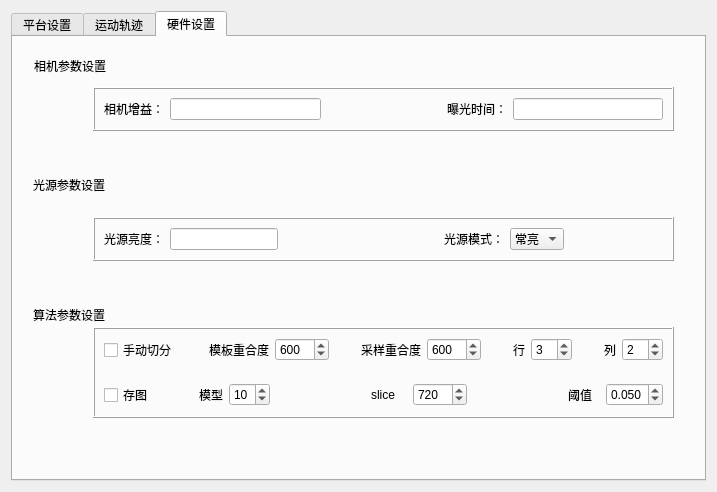
<?xml version="1.0" encoding="UTF-8"?>
<ui version="4.0">
 <class>Dialog</class>
 <widget class="QDialog" name="Dialog">
  <property name="geometry">
   <rect>
    <x>0</x>
    <y>0</y>
    <width>717</width>
    <height>492</height>
   </rect>
  </property>
  <property name="windowTitle">
   <string>系统参数设置</string>
  </property>
  <layout class="QGridLayout" name="gridLayout">
   <item row="0" column="0">
    <widget class="QTabWidget" name="tabWidget">
     <property name="currentIndex">
      <number>2</number>
     </property>
     <widget class="QWidget" name="tab_platform">
      <attribute name="title">
       <string>平台设置</string>
      </attribute>
      <layout class="QGridLayout" name="gridLayout_2">
       <item row="0" column="0">
        <layout class="QFormLayout" name="formLayout">
         <property name="formAlignment">
          <set>Qt::AlignCenter</set>
         </property>
         <item row="0" column="0">
          <widget class="QLabel" name="label_x_speed">
           <property name="text">
            <string>X轴速度：</string>
           </property>
          </widget>
         </item>
         <item row="0" column="1">
          <widget class="QLineEdit" name="lineEdit_x_speed"/>
         </item>
         <item row="2" column="0">
          <widget class="QLabel" name="label_x_acceleration">
           <property name="text">
            <string>X轴加速度：</string>
           </property>
          </widget>
         </item>
         <item row="2" column="1">
          <widget class="QLineEdit" name="lineEdit_x_acceleration"/>
         </item>
         <item row="4" column="0">
          <widget class="QLabel" name="label_x_distance">
           <property name="text">
            <string>X轴运动距离：</string>
           </property>
          </widget>
         </item>
         <item row="4" column="1">
          <widget class="QLineEdit" name="lineEdit_x_distance"/>
         </item>
         <item row="6" column="0">
          <widget class="QLabel" name="label_x_absolute_position">
           <property name="text">
            <string>X轴绝对位置：</string>
           </property>
          </widget>
         </item>
         <item row="6" column="1">
          <widget class="QLineEdit" name="lineEdit_x_absolute_position"/>
         </item>
         <item row="8" column="1">
          <widget class="QLineEdit" name="lineEdit_x_relative_position"/>
         </item>
         <item row="8" column="0">
          <widget class="QLabel" name="label_x_relative_position">
           <property name="text">
            <string>X轴相对位置：</string>
           </property>
          </widget>
         </item>
         <item row="1" column="1">
          <spacer name="verticalSpacer">
           <property name="orientation">
            <enum>Qt::Vertical</enum>
           </property>
           <property name="sizeType">
            <enum>QSizePolicy::Fixed</enum>
           </property>
           <property name="sizeHint" stdset="0">
            <size>
             <width>10</width>
             <height>10</height>
            </size>
           </property>
          </spacer>
         </item>
         <item row="3" column="1">
          <spacer name="verticalSpacer_2">
           <property name="orientation">
            <enum>Qt::Vertical</enum>
           </property>
           <property name="sizeType">
            <enum>QSizePolicy::Fixed</enum>
           </property>
           <property name="sizeHint" stdset="0">
            <size>
             <width>10</width>
             <height>10</height>
            </size>
           </property>
          </spacer>
         </item>
         <item row="5" column="1">
          <spacer name="verticalSpacer_3">
           <property name="orientation">
            <enum>Qt::Vertical</enum>
           </property>
           <property name="sizeType">
            <enum>QSizePolicy::Fixed</enum>
           </property>
           <property name="sizeHint" stdset="0">
            <size>
             <width>10</width>
             <height>10</height>
            </size>
           </property>
          </spacer>
         </item>
         <item row="7" column="1">
          <spacer name="verticalSpacer_4">
           <property name="orientation">
            <enum>Qt::Vertical</enum>
           </property>
           <property name="sizeType">
            <enum>QSizePolicy::Fixed</enum>
           </property>
           <property name="sizeHint" stdset="0">
            <size>
             <width>10</width>
             <height>10</height>
            </size>
           </property>
          </spacer>
         </item>
        </layout>
       </item>
       <item row="0" column="1">
        <layout class="QFormLayout" name="formLayout_2">
         <property name="formAlignment">
          <set>Qt::AlignCenter</set>
         </property>
         <item row="0" column="0">
          <widget class="QLabel" name="label_y_speed">
           <property name="text">
            <string>Y轴速度：</string>
           </property>
          </widget>
         </item>
         <item row="0" column="1">
          <widget class="QLineEdit" name="lineEdit_y_speed"/>
         </item>
         <item row="2" column="0">
          <widget class="QLabel" name="label_y_acceleration">
           <property name="text">
            <string>Y轴加速度：</string>
           </property>
          </widget>
         </item>
         <item row="2" column="1">
          <widget class="QLineEdit" name="lineEdit_y_acceleration"/>
         </item>
         <item row="4" column="0">
          <widget class="QLabel" name="label_y_distance">
           <property name="text">
            <string>Y轴运动距离：</string>
           </property>
          </widget>
         </item>
         <item row="4" column="1">
          <widget class="QLineEdit" name="lineEdit_y_distance"/>
         </item>
         <item row="6" column="0">
          <widget class="QLabel" name="label_y_absolute_position">
           <property name="text">
            <string>Y轴绝对位置：</string>
           </property>
          </widget>
         </item>
         <item row="6" column="1">
          <widget class="QLineEdit" name="lineEdit_y_absolute_position"/>
         </item>
         <item row="8" column="1">
          <widget class="QLineEdit" name="lineEdit_y_relative_position"/>
         </item>
         <item row="8" column="0">
          <widget class="QLabel" name="label_y_relative_position">
           <property name="text">
            <string>Y轴相对位置：</string>
           </property>
          </widget>
         </item>
         <item row="1" column="1">
          <spacer name="verticalSpacer_5">
           <property name="orientation">
            <enum>Qt::Vertical</enum>
           </property>
           <property name="sizeType">
            <enum>QSizePolicy::Fixed</enum>
           </property>
           <property name="sizeHint" stdset="0">
            <size>
             <width>10</width>
             <height>10</height>
            </size>
           </property>
          </spacer>
         </item>
         <item row="3" column="1">
          <spacer name="verticalSpacer_6">
           <property name="orientation">
            <enum>Qt::Vertical</enum>
           </property>
           <property name="sizeType">
            <enum>QSizePolicy::Fixed</enum>
           </property>
           <property name="sizeHint" stdset="0">
            <size>
             <width>10</width>
             <height>10</height>
            </size>
           </property>
          </spacer>
         </item>
         <item row="5" column="1">
          <spacer name="verticalSpacer_7">
           <property name="orientation">
            <enum>Qt::Vertical</enum>
           </property>
           <property name="sizeType">
            <enum>QSizePolicy::Fixed</enum>
           </property>
           <property name="sizeHint" stdset="0">
            <size>
             <width>10</width>
             <height>10</height>
            </size>
           </property>
          </spacer>
         </item>
         <item row="7" column="1">
          <spacer name="verticalSpacer_8">
           <property name="orientation">
            <enum>Qt::Vertical</enum>
           </property>
           <property name="sizeType">
            <enum>QSizePolicy::Fixed</enum>
           </property>
           <property name="sizeHint" stdset="0">
            <size>
             <width>10</width>
             <height>10</height>
            </size>
           </property>
          </spacer>
         </item>
        </layout>
       </item>
       <item row="0" column="2">
        <layout class="QFormLayout" name="formLayout_3">
         <property name="formAlignment">
          <set>Qt::AlignCenter</set>
         </property>
         <item row="0" column="0">
          <widget class="QLabel" name="label_z_speed">
           <property name="text">
            <string>Z轴速度：</string>
           </property>
          </widget>
         </item>
         <item row="0" column="1">
          <widget class="QLineEdit" name="lineEdit_z_speed"/>
         </item>
         <item row="2" column="0">
          <widget class="QLabel" name="label_z_acceleration">
           <property name="text">
            <string>Z轴加速度：</string>
           </property>
          </widget>
         </item>
         <item row="2" column="1">
          <widget class="QLineEdit" name="lineEdit_z_acceleration"/>
         </item>
         <item row="4" column="0">
          <widget class="QLabel" name="label_z_distance">
           <property name="text">
            <string>Z轴运动距离：</string>
           </property>
          </widget>
         </item>
         <item row="4" column="1">
          <widget class="QLineEdit" name="lineEdit_z_distance"/>
         </item>
         <item row="6" column="0">
          <widget class="QLabel" name="label_z_absolute_position">
           <property name="text">
            <string>Z轴绝对位置：</string>
           </property>
          </widget>
         </item>
         <item row="6" column="1">
          <widget class="QLineEdit" name="lineEdit_z_absolute_position"/>
         </item>
         <item row="8" column="1">
          <widget class="QLineEdit" name="lineEdit_z_relative_position"/>
         </item>
         <item row="8" column="0">
          <widget class="QLabel" name="label_z_relative_position">
           <property name="text">
            <string>Z轴相对位置：</string>
           </property>
          </widget>
         </item>
         <item row="1" column="1">
          <spacer name="verticalSpacer_9">
           <property name="orientation">
            <enum>Qt::Vertical</enum>
           </property>
           <property name="sizeType">
            <enum>QSizePolicy::Fixed</enum>
           </property>
           <property name="sizeHint" stdset="0">
            <size>
             <width>10</width>
             <height>10</height>
            </size>
           </property>
          </spacer>
         </item>
         <item row="3" column="1">
          <spacer name="verticalSpacer_10">
           <property name="orientation">
            <enum>Qt::Vertical</enum>
           </property>
           <property name="sizeType">
            <enum>QSizePolicy::Fixed</enum>
           </property>
           <property name="sizeHint" stdset="0">
            <size>
             <width>10</width>
             <height>10</height>
            </size>
           </property>
          </spacer>
         </item>
         <item row="5" column="1">
          <spacer name="verticalSpacer_11">
           <property name="orientation">
            <enum>Qt::Vertical</enum>
           </property>
           <property name="sizeType">
            <enum>QSizePolicy::Fixed</enum>
           </property>
           <property name="sizeHint" stdset="0">
            <size>
             <width>10</width>
             <height>10</height>
            </size>
           </property>
          </spacer>
         </item>
         <item row="7" column="1">
          <spacer name="verticalSpacer_12">
           <property name="orientation">
            <enum>Qt::Vertical</enum>
           </property>
           <property name="sizeType">
            <enum>QSizePolicy::Fixed</enum>
           </property>
           <property name="sizeHint" stdset="0">
            <size>
             <width>10</width>
             <height>10</height>
            </size>
           </property>
          </spacer>
         </item>
        </layout>
       </item>
      </layout>
     </widget>
     <widget class="QWidget" name="tab">
      <attribute name="title">
       <string>运动轨迹</string>
      </attribute>
      <widget class="QWidget" name="layoutWidget">
       <property name="geometry">
        <rect>
         <x>0</x>
         <y>0</y>
         <width>258</width>
         <height>345</height>
        </rect>
       </property>
       <layout class="QFormLayout" name="formLayout_9">
        <item row="0" column="0">
         <widget class="QLabel" name="label_5">
          <property name="text">
           <string>X轴速度：</string>
          </property>
         </widget>
        </item>
        <item row="0" column="1">
         <widget class="QLineEdit" name="default_x_velocity_lineEdit"/>
        </item>
        <item row="1" column="1">
         <spacer name="verticalSpacer_31">
          <property name="orientation">
           <enum>Qt::Vertical</enum>
          </property>
          <property name="sizeHint" stdset="0">
           <size>
            <width>20</width>
            <height>40</height>
           </size>
          </property>
         </spacer>
        </item>
        <item row="2" column="0">
         <widget class="QLabel" name="label_10">
          <property name="text">
           <string>X轴加速度：</string>
          </property>
         </widget>
        </item>
        <item row="2" column="1">
         <widget class="QLineEdit" name="default_x_acceleration_lineEdit"/>
        </item>
        <item row="3" column="1">
         <spacer name="verticalSpacer_32">
          <property name="orientation">
           <enum>Qt::Vertical</enum>
          </property>
          <property name="sizeHint" stdset="0">
           <size>
            <width>20</width>
            <height>40</height>
           </size>
          </property>
         </spacer>
        </item>
        <item row="4" column="0">
         <widget class="QLabel" name="label_6">
          <property name="text">
           <string>初始位置：</string>
          </property>
         </widget>
        </item>
        <item row="4" column="1">
         <widget class="QLineEdit" name="default_x_position_lineEdit"/>
        </item>
        <item row="5" column="1">
         <spacer name="verticalSpacer_35">
          <property name="orientation">
           <enum>Qt::Vertical</enum>
          </property>
          <property name="sizeHint" stdset="0">
           <size>
            <width>20</width>
            <height>40</height>
           </size>
          </property>
         </spacer>
        </item>
        <item row="6" column="0">
         <widget class="QLabel" name="label">
          <property name="text">
           <string>板宽：</string>
          </property>
         </widget>
        </item>
        <item row="6" column="1">
         <widget class="QLineEdit" name="board_width_lineEdit"/>
        </item>
        <item row="7" column="1">
         <spacer name="verticalSpacer_37">
          <property name="orientation">
           <enum>Qt::Vertical</enum>
          </property>
          <property name="sizeHint" stdset="0">
           <size>
            <width>20</width>
            <height>40</height>
           </size>
          </property>
         </spacer>
        </item>
        <item row="8" column="1">
         <widget class="QLineEdit" name="board_height_lineEdit"/>
        </item>
        <item row="8" column="0">
         <widget class="QLabel" name="label_3">
          <property name="text">
           <string>板高：</string>
          </property>
         </widget>
        </item>
       </layout>
      </widget>
      <widget class="QWidget" name="layoutWidget">
       <property name="geometry">
        <rect>
         <x>357</x>
         <y>10</y>
         <width>279</width>
         <height>381</height>
        </rect>
       </property>
       <layout class="QFormLayout" name="formLayout_5">
        <item row="0" column="0">
         <widget class="QLabel" name="label_7">
          <property name="text">
           <string>Y轴速度：</string>
          </property>
         </widget>
        </item>
        <item row="0" column="1">
         <widget class="QLineEdit" name="default_y_velocity_lineEdit"/>
        </item>
        <item row="1" column="1">
         <spacer name="verticalSpacer_34">
          <property name="orientation">
           <enum>Qt::Vertical</enum>
          </property>
          <property name="sizeHint" stdset="0">
           <size>
            <width>20</width>
            <height>40</height>
           </size>
          </property>
         </spacer>
        </item>
        <item row="2" column="0">
         <widget class="QLabel" name="label_8">
          <property name="text">
           <string>Y轴加速度：</string>
          </property>
         </widget>
        </item>
        <item row="2" column="1">
         <widget class="QLineEdit" name="default_y_acceleration_lineEdit"/>
        </item>
        <item row="3" column="1">
         <spacer name="verticalSpacer_36">
          <property name="orientation">
           <enum>Qt::Vertical</enum>
          </property>
          <property name="sizeHint" stdset="0">
           <size>
            <width>20</width>
            <height>40</height>
           </size>
          </property>
         </spacer>
        </item>
        <item row="4" column="0">
         <widget class="QLabel" name="label_9">
          <property name="text">
           <string>初始位置：</string>
          </property>
         </widget>
        </item>
        <item row="4" column="1">
         <widget class="QLineEdit" name="default_y_position_lineEdit"/>
        </item>
        <item row="5" column="1">
         <spacer name="verticalSpacer_33">
          <property name="orientation">
           <enum>Qt::Vertical</enum>
          </property>
          <property name="sizeHint" stdset="0">
           <size>
            <width>20</width>
            <height>40</height>
           </size>
          </property>
         </spacer>
        </item>
        <item row="6" column="0">
         <widget class="QLabel" name="label_2">
          <property name="text">
           <string>横向移动距离：</string>
          </property>
         </widget>
        </item>
        <item row="6" column="1">
         <widget class="QLineEdit" name="movement_distance_lineEdit"/>
        </item>
        <item row="7" column="1">
         <spacer name="verticalSpacer_38">
          <property name="orientation">
           <enum>Qt::Vertical</enum>
          </property>
          <property name="sizeHint" stdset="0">
           <size>
            <width>20</width>
            <height>38</height>
           </size>
          </property>
         </spacer>
        </item>
        <item row="8" column="0">
         <widget class="QLabel" name="label_11">
          <property name="text">
           <string>行高：</string>
          </property>
         </widget>
        </item>
        <item row="8" column="1">
         <widget class="QLineEdit" name="lineEdit_crop_height"/>
        </item>
        <item row="10" column="1">
         <widget class="QPushButton" name="confirm_button">
          <property name="text">
           <string>确定</string>
          </property>
         </widget>
        </item>
        <item row="9" column="1">
         <spacer name="verticalSpacer_17">
          <property name="orientation">
           <enum>Qt::Vertical</enum>
          </property>
          <property name="sizeHint" stdset="0">
           <size>
            <width>20</width>
            <height>40</height>
           </size>
          </property>
         </spacer>
        </item>
       </layout>
      </widget>
     </widget>
     <widget class="QWidget" name="tab_camera">
      <attribute name="title">
       <string>硬件设置</string>
      </attribute>
      <widget class="QFrame" name="frame">
       <property name="geometry">
        <rect>
         <x>80</x>
         <y>50</y>
         <width>581</width>
         <height>44</height>
        </rect>
       </property>
       <property name="frameShape">
        <enum>QFrame::Box</enum>
       </property>
       <property name="frameShadow">
        <enum>QFrame::Raised</enum>
       </property>
       <layout class="QHBoxLayout" name="horizontalLayout_3">
        <item>
         <layout class="QHBoxLayout" name="horizontalLayout">
          <item>
           <widget class="QLabel" name="label_gain">
            <property name="text">
             <string>相机增益：</string>
            </property>
           </widget>
          </item>
          <item>
           <widget class="QLineEdit" name="lineEdit_gain"/>
          </item>
          <item>
           <spacer name="horizontalSpacer_6">
            <property name="orientation">
             <enum>Qt::Horizontal</enum>
            </property>
            <property name="sizeType">
             <enum>QSizePolicy::Fixed</enum>
            </property>
            <property name="sizeHint" stdset="0">
             <size>
              <width>60</width>
              <height>20</height>
             </size>
            </property>
           </spacer>
          </item>
         </layout>
        </item>
        <item>
         <layout class="QHBoxLayout" name="horizontalLayout_2">
          <item>
           <spacer name="horizontalSpacer_4">
            <property name="orientation">
             <enum>Qt::Horizontal</enum>
            </property>
            <property name="sizeType">
             <enum>QSizePolicy::Fixed</enum>
            </property>
            <property name="sizeHint" stdset="0">
             <size>
              <width>60</width>
              <height>20</height>
             </size>
            </property>
           </spacer>
          </item>
          <item>
           <widget class="QLabel" name="label_times">
            <property name="text">
             <string>曝光时间：</string>
            </property>
           </widget>
          </item>
          <item>
           <widget class="QLineEdit" name="lineEdit_times"/>
          </item>
         </layout>
        </item>
       </layout>
      </widget>
      <widget class="QLabel" name="label_4">
       <property name="geometry">
        <rect>
         <x>21</x>
         <y>21</y>
         <width>72</width>
         <height>16</height>
        </rect>
       </property>
       <property name="text">
        <string>相机参数设置</string>
       </property>
      </widget>
      <widget class="QFrame" name="frame_2">
       <property name="geometry">
        <rect>
         <x>80</x>
         <y>180</y>
         <width>581</width>
         <height>44</height>
        </rect>
       </property>
       <property name="frameShape">
        <enum>QFrame::Box</enum>
       </property>
       <property name="frameShadow">
        <enum>QFrame::Raised</enum>
       </property>
       <layout class="QHBoxLayout" name="horizontalLayout_6">
        <item>
         <layout class="QHBoxLayout" name="horizontalLayout_4">
          <item>
           <widget class="QLabel" name="label_light1">
            <property name="text">
             <string>光源亮度：</string>
            </property>
           </widget>
          </item>
          <item>
           <widget class="QLineEdit" name="lineEdit_light">
            <property name="sizePolicy">
             <sizepolicy hsizetype="Preferred" vsizetype="Fixed">
              <horstretch>0</horstretch>
              <verstretch>0</verstretch>
             </sizepolicy>
            </property>
           </widget>
          </item>
          <item>
           <spacer name="horizontalSpacer_8">
            <property name="orientation">
             <enum>Qt::Horizontal</enum>
            </property>
            <property name="sizeType">
             <enum>QSizePolicy::Preferred</enum>
            </property>
            <property name="sizeHint" stdset="0">
             <size>
              <width>60</width>
              <height>20</height>
             </size>
            </property>
           </spacer>
          </item>
         </layout>
        </item>
        <item>
         <layout class="QHBoxLayout" name="horizontalLayout_5">
          <item>
           <spacer name="horizontalSpacer">
            <property name="orientation">
             <enum>Qt::Horizontal</enum>
            </property>
            <property name="sizeHint" stdset="0">
             <size>
              <width>40</width>
              <height>20</height>
             </size>
            </property>
           </spacer>
          </item>
          <item>
           <widget class="QLabel" name="label_light2">
            <property name="text">
             <string>光源模式：</string>
            </property>
           </widget>
          </item>
          <item>
           <widget class="QComboBox" name="comboBox_light_mode">
            <item>
             <property name="text">
              <string>常亮</string>
             </property>
            </item>
            <item>
             <property name="text">
              <string>常灭</string>
             </property>
            </item>
           </widget>
          </item>
          <item>
           <spacer name="horizontalSpacer_5">
            <property name="orientation">
             <enum>Qt::Horizontal</enum>
            </property>
            <property name="sizeHint" stdset="0">
             <size>
              <width>60</width>
              <height>20</height>
             </size>
            </property>
           </spacer>
          </item>
         </layout>
        </item>
       </layout>
      </widget>
      <widget class="QLabel" name="label_12">
       <property name="geometry">
        <rect>
         <x>20</x>
         <y>140</y>
         <width>72</width>
         <height>16</height>
        </rect>
       </property>
       <property name="text">
        <string>光源参数设置</string>
       </property>
      </widget>
      <widget class="QFrame" name="frame_3">
       <property name="geometry">
        <rect>
         <x>80</x>
         <y>290</y>
         <width>581</width>
         <height>91</height>
        </rect>
       </property>
       <property name="frameShape">
        <enum>QFrame::Box</enum>
       </property>
       <property name="frameShadow">
        <enum>QFrame::Raised</enum>
       </property>
       <layout class="QVBoxLayout" name="verticalLayout_2">
        <item>
         <layout class="QVBoxLayout" name="verticalLayout">
          <item>
           <layout class="QHBoxLayout" name="horizontalLayout_9">
            <item>
             <widget class="QCheckBox" name="checkBox_Autosplit">
              <property name="text">
               <string>手动切分</string>
              </property>
              <property name="tristate">
               <bool>false</bool>
              </property>
             </widget>
            </item>
            <item>
             <spacer name="horizontalSpacer_10">
              <property name="orientation">
               <enum>Qt::Horizontal</enum>
              </property>
              <property name="sizeHint" stdset="0">
               <size>
                <width>40</width>
                <height>20</height>
               </size>
              </property>
             </spacer>
            </item>
            <item>
             <widget class="QLabel" name="label_15">
              <property name="text">
               <string>模板重合度</string>
              </property>
             </widget>
            </item>
            <item>
             <widget class="QSpinBox" name="spinBox_overlap_temp">
              <property name="maximum">
               <number>1500</number>
              </property>
              <property name="value">
               <number>600</number>
              </property>
             </widget>
            </item>
            <item>
             <spacer name="horizontalSpacer_11">
              <property name="orientation">
               <enum>Qt::Horizontal</enum>
              </property>
              <property name="sizeHint" stdset="0">
               <size>
                <width>40</width>
                <height>20</height>
               </size>
              </property>
             </spacer>
            </item>
            <item>
             <widget class="QLabel" name="label_20">
              <property name="text">
               <string>采样重合度</string>
              </property>
             </widget>
            </item>
            <item>
             <widget class="QSpinBox" name="spinBox_overlap_samp">
              <property name="maximum">
               <number>1500</number>
              </property>
              <property name="value">
               <number>600</number>
              </property>
             </widget>
            </item>
            <item>
             <spacer name="horizontalSpacer_7">
              <property name="orientation">
               <enum>Qt::Horizontal</enum>
              </property>
              <property name="sizeHint" stdset="0">
               <size>
                <width>40</width>
                <height>20</height>
               </size>
              </property>
             </spacer>
            </item>
            <item>
             <layout class="QHBoxLayout" name="horizontalLayout_7">
              <item>
               <widget class="QLabel" name="label_13">
                <property name="text">
                 <string>行</string>
                </property>
               </widget>
              </item>
              <item>
               <widget class="QSpinBox" name="spinBox_row">
                <property name="value">
                 <number>3</number>
                </property>
               </widget>
              </item>
             </layout>
            </item>
            <item>
             <spacer name="horizontalSpacer_9">
              <property name="orientation">
               <enum>Qt::Horizontal</enum>
              </property>
              <property name="sizeHint" stdset="0">
               <size>
                <width>40</width>
                <height>20</height>
               </size>
              </property>
             </spacer>
            </item>
            <item>
             <layout class="QHBoxLayout" name="horizontalLayout_8">
              <item>
               <widget class="QLabel" name="label_14">
                <property name="text">
                 <string>列</string>
                </property>
               </widget>
              </item>
              <item>
               <widget class="QSpinBox" name="spinBox_col">
                <property name="value">
                 <number>2</number>
                </property>
               </widget>
              </item>
             </layout>
            </item>
           </layout>
          </item>
          <item>
           <spacer name="verticalSpacer_13">
            <property name="orientation">
             <enum>Qt::Vertical</enum>
            </property>
            <property name="sizeHint" stdset="0">
             <size>
              <width>20</width>
              <height>40</height>
             </size>
            </property>
           </spacer>
          </item>
          <item>
           <layout class="QHBoxLayout" name="horizontalLayout_14">
            <item>
             <layout class="QHBoxLayout" name="horizontalLayout_12" stretch="0,0,1,1">
              <item>
               <widget class="QCheckBox" name="checkBox_SaveImage">
                <property name="text">
                 <string>存图</string>
                </property>
               </widget>
              </item>
              <item>
               <spacer name="horizontalSpacer_12">
                <property name="orientation">
                 <enum>Qt::Horizontal</enum>
                </property>
                <property name="sizeHint" stdset="0">
                 <size>
                  <width>40</width>
                  <height>20</height>
                 </size>
                </property>
               </spacer>
              </item>
              <item>
               <widget class="QLabel" name="label_17">
                <property name="text">
                 <string>模型</string>
                </property>
               </widget>
              </item>
              <item>
               <widget class="QSpinBox" name="spinBox_flag">
                <property name="value">
                 <number>10</number>
                </property>
               </widget>
              </item>
             </layout>
            </item>
            <item>
             <spacer name="horizontalSpacer_2">
              <property name="orientation">
               <enum>Qt::Horizontal</enum>
              </property>
              <property name="sizeHint" stdset="0">
               <size>
                <width>40</width>
                <height>20</height>
               </size>
              </property>
             </spacer>
            </item>
            <item>
             <layout class="QHBoxLayout" name="horizontalLayout_11" stretch="1,1">
              <item>
               <widget class="QLabel" name="label_16">
                <property name="text">
                 <string>slice</string>
                </property>
               </widget>
              </item>
              <item>
               <widget class="QSpinBox" name="spinBox_slice">
                <property name="maximum">
                 <number>8000</number>
                </property>
                <property name="singleStep">
                 <number>10</number>
                </property>
                <property name="value">
                 <number>720</number>
                </property>
               </widget>
              </item>
             </layout>
            </item>
            <item>
             <spacer name="horizontalSpacer_3">
              <property name="orientation">
               <enum>Qt::Horizontal</enum>
              </property>
              <property name="sizeHint" stdset="0">
               <size>
                <width>40</width>
                <height>20</height>
               </size>
              </property>
             </spacer>
            </item>
            <item>
             <layout class="QHBoxLayout" name="horizontalLayout_13" stretch="1,1">
              <item>
               <widget class="QLabel" name="label_18">
                <property name="text">
                 <string>阈值</string>
                </property>
               </widget>
              </item>
              <item>
               <widget class="QDoubleSpinBox" name="spinBox_thres">
                <property name="decimals">
                 <number>3</number>
                </property>
                <property name="maximum">
                 <double>1.000000000000000</double>
                </property>
                <property name="value">
                 <double>0.050000000000000</double>
                </property>
               </widget>
              </item>
             </layout>
            </item>
           </layout>
          </item>
         </layout>
        </item>
       </layout>
      </widget>
      <widget class="QLabel" name="label_19">
       <property name="geometry">
        <rect>
         <x>20</x>
         <y>270</y>
         <width>72</width>
         <height>16</height>
        </rect>
       </property>
       <property name="text">
        <string>算法参数设置</string>
       </property>
      </widget>
     </widget>
    </widget>
   </item>
  </layout>
 </widget>
 <resources/>
 <connections/>
</ui>
